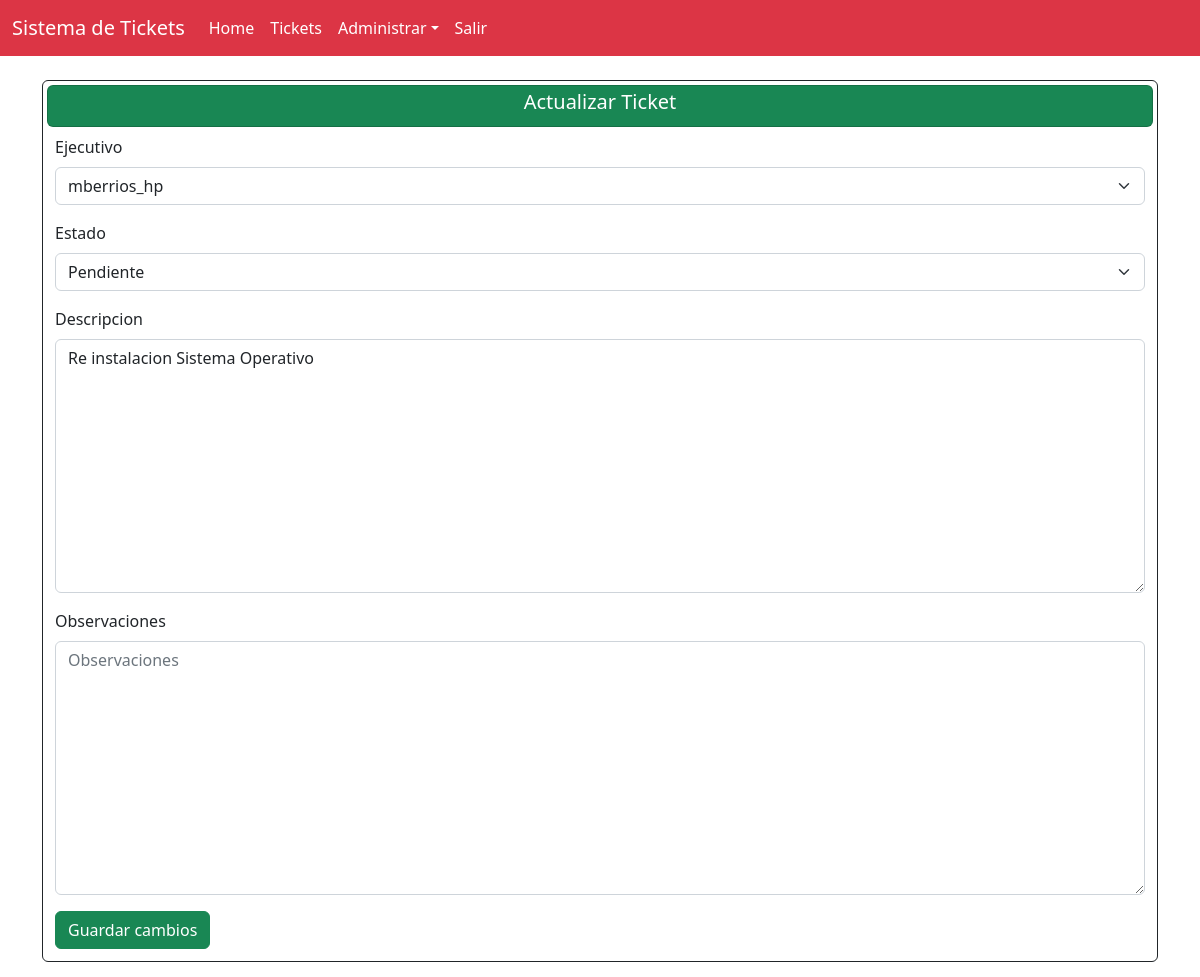
The page /home/16/editar_ticket (signed in) on the database as committed earlier.
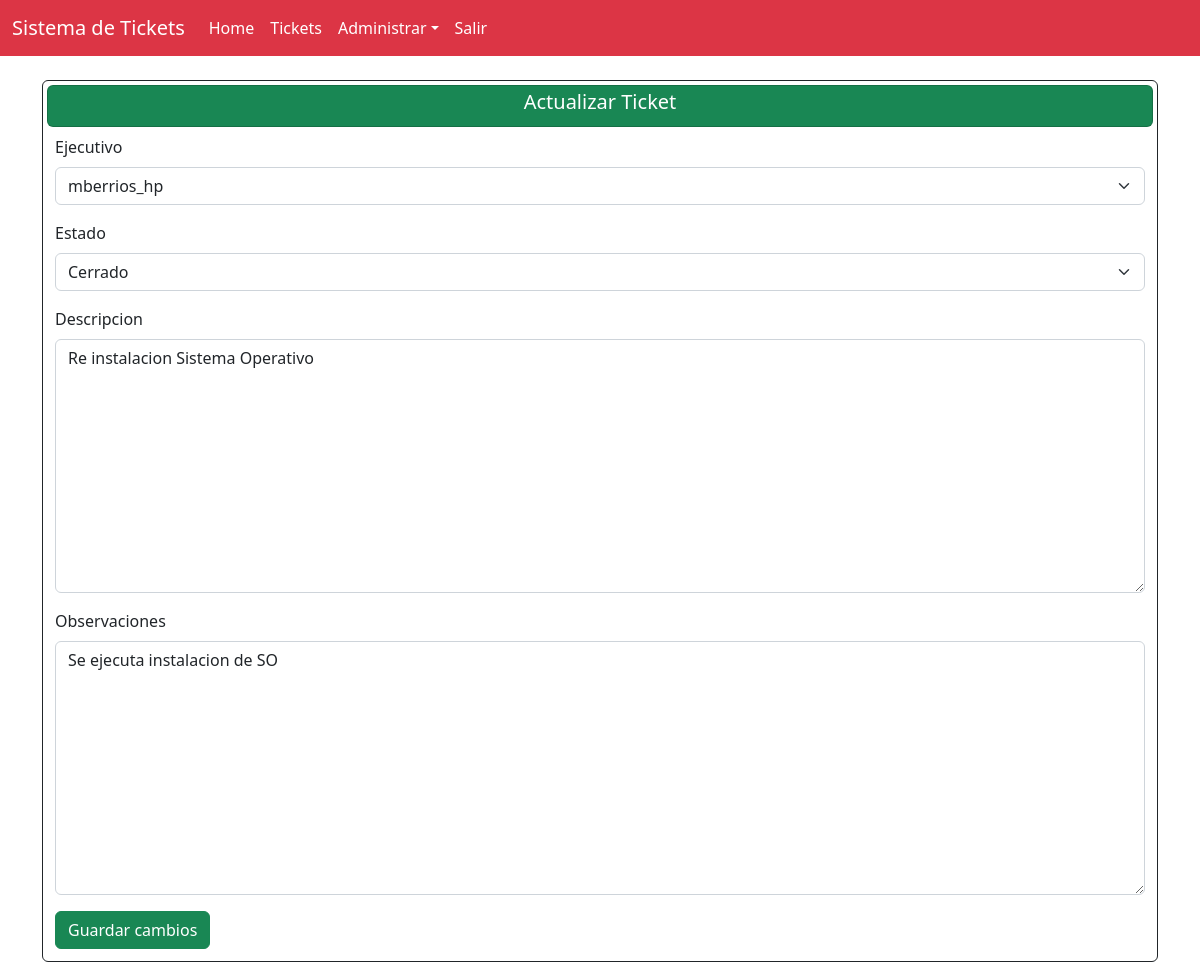
The same page on the database as committed later.
### core/models.py (models this page shows)
class Ticket(models.Model):
    fecha_creacion = models.DateTimeField(auto_now_add=True)
    cliente = models.ForeignKey("Profile", on_delete=models.CASCADE, related_name='tickets_creados')
    ejecutivo = models.ForeignKey("Profile", on_delete=models.CASCADE, related_name='tickets_asignados')
    area = models.ForeignKey("Area", on_delete=models.CASCADE, verbose_name="Area", default = 'Ejecutivo Telefonico')
    tipo = models.ForeignKey("Tipo", on_delete=models.CASCADE, verbose_name="Tipo",default='Solicitud')
    criticidad = models.ForeignKey("Criticidad", on_delete=models.CASCADE, verbose_name="Criticidad",default='Media')
    estado = models.ForeignKey("Estado", on_delete=models.CASCADE, verbose_name="Estado", default=1)
    descripcion = models.TextField()
    observaciones = models.TextField(blank=True)
    user = models.ForeignKey(User,on_delete=models.CASCADE, verbose_name='Usuario', null=True)

### core/views.py (the view)
# urls.py: path('<int:id>/editar_ticket', vista_editar_ticket, name='editar_ticket'),
@login_required
def vista_editar_ticket(request, id):
    ticket = get_object_or_404(Ticket, id=id)
    if request.method == 'POST':
        form = FormEditarTicket(request.POST, instance=ticket)
        if form.is_valid():
            form.save()
            return redirect('tickets')
    else:
        form = FormEditarTicket(instance=ticket)
    return render(request, 'core/tickets/editar_ticket.html', {'form': form, 'ticket': ticket})

### core/forms.py
class FormEditarTicket(forms.ModelForm):
    class Meta:
        model = Ticket
        fields = ['ejecutivo','estado', 'descripcion', 'observaciones']
    def __init__(self, *args, **kwargs):
        super().__init__(*args, **kwargs)
        self.fields['ejecutivo'].queryset = Profile.objects.filter(group=2)

### core/models.py (called while the page is built)
    def __str__(self):
        return self.estado_ticket

    def __str__(self):
        return self.user.username

### core/templates/core/tickets/editar_ticket.html (shortened to what this page needs)
{% extends 'core/base.html' %}
{% load bootstrap5 %}
{% block content %}
{% if request.user.is_authenticated %}
<div class="row row-cols-1 row-cols-md-1 g-1">
    <div class="col">
        <div class="card border-dark mb-3 text-left p-1" style="max-width: auto;">
            <div class="card bg-success">
                <h5 class="text-white text-center p-1">Actualizar Ticket</h5>
            </div>
            <div class="p-2">
                <form method="post">
                    {% bootstrap_form form layout='horizontal' %}
                    <button type="submit" class="btn btn-success">Guardar cambios</button>
                </form>
            </div>
        </div>
    </div>
</div>
{% endif %}
{% endblock %}

Rows that differ between the two databases and show on the page:
changed Ticket "mberrios_hp": estado "Pendiente" → "Cerrado"; observaciones (not shown) → "Se ejecuta instalacion de SO"
